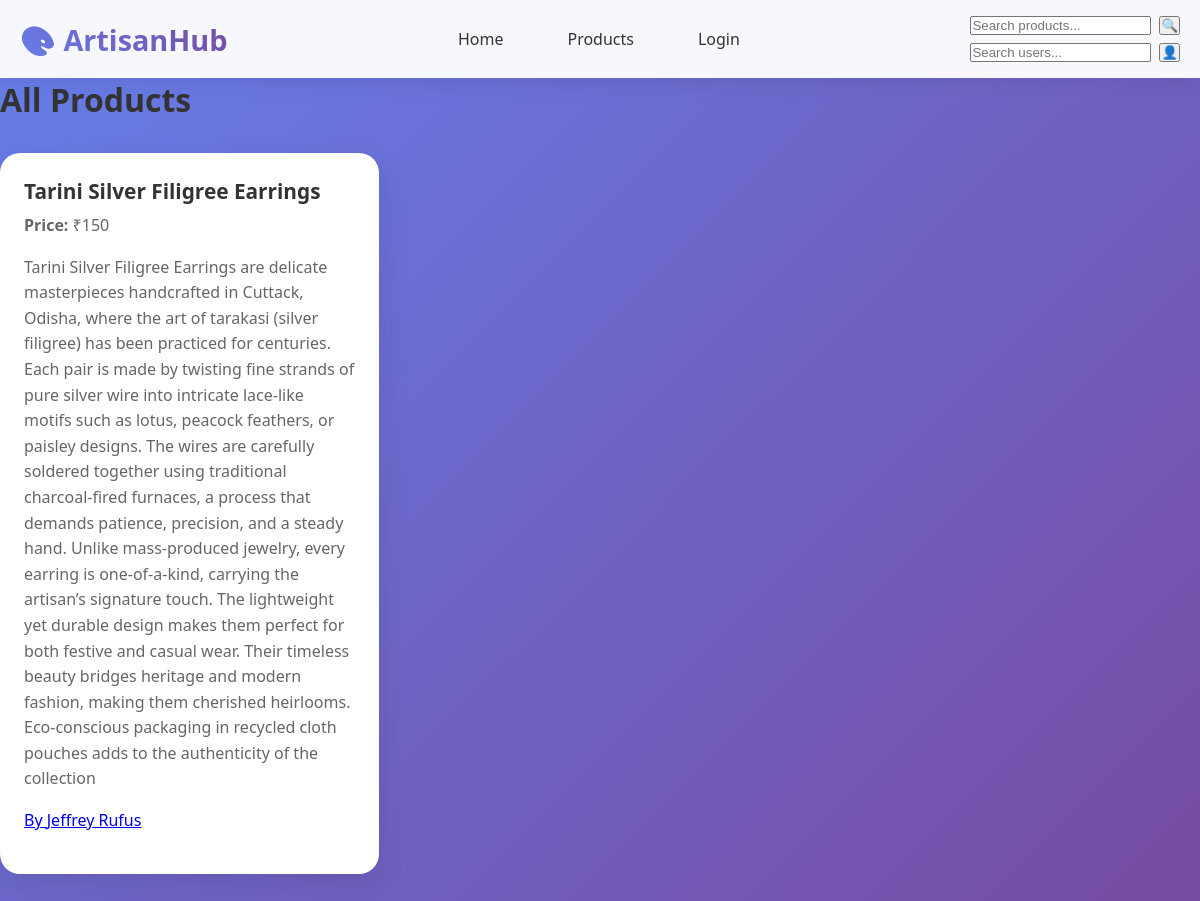
The page / on the database its author committed.
### app_shop.py (models this page shows)
class Product(Base):
    __tablename__ = "products"
    id = Column(Integer, primary_key=True, index=True)
    name = Column(String, index=True)
    details = Column(Text)
    price = Column(String)
    image_path = Column(String)
    user_id = Column(Integer, ForeignKey("users.id"))
    user = relationship("User", back_populates="products")
    __table_args__ = (UniqueConstraint('user_id', 'name', name='unique_user_product'),)

class User(Base):
    __tablename__ = "users"
    id = Column(Integer, primary_key=True, index=True)
    username = Column(String, unique=True, index=True)
    password = Column(String)
    is_admin = Column(Boolean, default=False)
    session_id = Column(String, unique=True, nullable=True)
    products = relationship("Product", back_populates="user")

### app_shop.py (the view)
@app.get("/", response_class=HTMLResponse)
async def homepage(
    request: Request,
    db: Session = Depends(get_db),
    current_user: User = Depends(get_current_user)
):
    products = db.query(Product).order_by(Product.id.desc()).all()
    tpl = env.get_template("index.html")
    return tpl.render(
        title="ArtisanHub - Home",
        products=products,
        current_user=current_user
    )

### shop_data/templates/index.html (shortened to what this page needs)
{% extends 'base.html' %}
{% block content %}
<h1>All Products</h1>
<div class="grid">
  {% for p in products %}
  <div class="card product">
    <h3>{{ p.name }}</h3>
    <p><strong>Price:</strong> ₹{{ p.price }}</p>
    <p>{{ p.details }}</p>
    <p><a href="/user/{{ p.user.username }}">By {{ p.user.username }}</a></p>
  </div>
  {% endfor %}
  </div>
{% endblock %}

### shop_data/templates/base.html (shortened to what this page needs)
<!doctype html>
<html lang="en">
<head>
    <link rel="stylesheet" href="/static/styles.css">
</head>
<body>
    <header>
        <div class="container">
            <nav class="navbar">
                <a href="/" class="logo">🎨 ArtisanHub</a>
                <div class="nav-links">
                    <a href="/">Home</a>
                    <a href="/products">Products</a>
                    {% if current_user %}
                        {% if current_user.is_admin %}
                            <a href="/admin">Admin</a>
                        {% endif %}
                        <a href="/user/{{ current_user.username }}">My Profile</a>
                        <a href="/logout" class="nav-button logout">Logout ({{ current_user.username }})</a>
                    {% else %}
                        <a href="/login" class="nav-button login">Login</a>
                    {% endif %}
                </div>
                <div class="search-bars">
                    <form action="/search" method="get" style="display: flex; gap: 0.5rem; margin-bottom: 0.5rem;">
                        <input type="text" name="q" placeholder="Search products..." />
                        <button type="submit">🔍</button>
                    </form>
                    <form action="/search/users" method="get" style="display: flex; gap: 0.5rem;">
                        <input type="text" name="u" placeholder="Search users..." />
                        <button type="submit">👤</button>
                    </form>
                </div>
            </nav>
        </div>
    </header>
    <main>
        {% block content %}{% endblock %}
    </main>
</body>
</html>

### shop_data/static/styles.css (style rules this page uses)
* { margin: 0; padding: 0; box-sizing: border-box; }
body { font-family: 'Segoe UI', Tahoma, Geneva, Verdana, sans-serif; background: linear-gradient(135deg, #667eea 0%, #764ba2 100%); min-height: 100vh; color: #333; }
.container { max-width: 1200px; margin: 0 auto; padding: 0 20px; }
header { background: rgba(255,255,255,0.95); backdrop-filter: blur(10px); box-shadow: 0 2px 20px rgba(0,0,0,0.1); position: sticky; top: 0; z-index: 100; }
.navbar { display: flex; justify-content: space-between; align-items: center; padding: 1rem 0; }
.logo { font-size: 1.8rem; font-weight: bold; background: linear-gradient(45deg, #667eea, #764ba2); -webkit-background-clip: text; -webkit-text-fill-color: transparent; text-decoration: none; }
.nav-links { display: flex; gap: 2rem; align-items: center; }
.nav-links a { text-decoration: none; color: #333; font-weight: 500; transition: color 0.3s; padding: 0.5rem 1rem; border-radius: 8px; }
.grid { display: grid; grid-template-columns: repeat(auto-fill, minmax(300px, 1fr)); gap: 2rem; padding: 2rem 0; }
.card { background: white; border-radius: 20px; padding: 1.5rem; box-shadow: 0 10px 30px rgba(0,0,0,0.1); transition: transform 0.3s, box-shadow 0.3s; overflow: hidden; }
.product h3 { font-size: 1.3rem; margin-bottom: 0.5rem; color: #333; }
.product p { color: #666; line-height: 1.6; margin-bottom: 1rem; }

### rows shown on the page
Product: name "Tarini Silver Filigree Earrings", price "150", details "Tarini Silver Filigree Earrings are delicate masterpieces handcrafted in Cuttack, Odisha, where the art of tarakasi (silver filigree) has been practiced for centuries. Each pair is made by twisting fine strands of pure silver wire into intricate lace-like motifs such as lotus, peacock feathers, or paisley designs. The wires are carefully soldered together using traditional charcoal-fired furnaces, a process that demands patience, precision, and a steady hand. Unlike mass-produced jewelry, every earring is one-of-a-kind, carrying the artisan’s signature touch. The lightweight yet durable design makes them perfect for both festive and casual wear. Their timeless beauty bridges heritage and…", user.username "Jeffrey Rufus"
